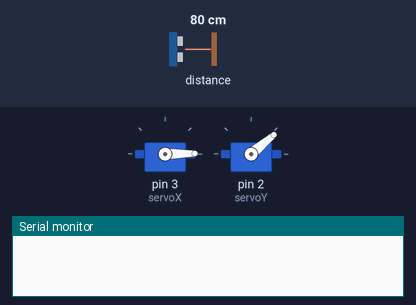
This sketch was run on a simulated Arduino Uno, built with avr-gcc and run on an emulated ATmega328P. Parts: 2 × servo, the last lines printed to the serial monitor. The inputs (shaded band) are chosen by the test bench; at power-on: distance to the obstacle 80 cm.

Above: at 0.01 s.
At 7.27 s:
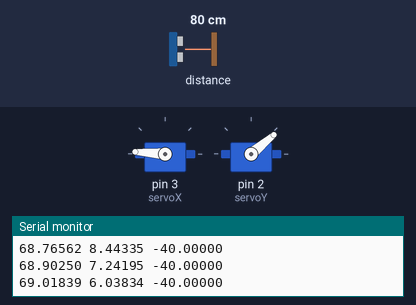
7.3 s: distance to the obstacle set to 2 cm
At 8.35 s:
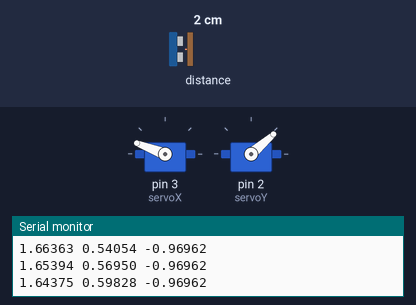
Timing chart, 0 to 16.3 s (numbered marks = the images above; inputs shaded):
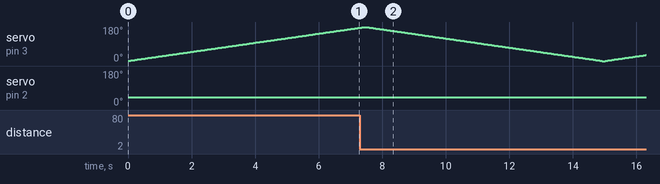

The sketch:

LidarScannerArduino.ino
```cpp
#include <Servo.h>
#include <LIDARLite.h>
#include <LiquidCrystal.h>

Servo servoX;
Servo servoY;
LIDARLite lidar;

// Minimum and maximum servo angle in degrees
// Modify to avoid hitting limits imposed by pan/tilt bracket geometry
int minPosX = 0;
int maxPosX = 180;
int minPosY = 40;
int maxPosY = 160;


int lastPosX = 0;
int lastPosY = 0;
int loopCount = 0;
int radius = 0;
int lastRadius = 0;

boolean scanning = true;
boolean scanDirection = true;
int scanIncrement = 1;
int posX = minPosX;
int posY = minPosY;
float pi = 3.14159265;
float deg2rad = pi / 180.0;

void setup() {


  lidar.begin(0, true);
  lidar.configure(0);
  servoX.attach(3);
  servoY.attach(2);
  servoX.write(posX);
  servoY.write(posY);
  Serial.begin(9600);
}

void loop() {
  if (scanning) {

    if (scanDirection) {
      posX += scanIncrement;
    } else {
      posX -= scanIncrement;
    }
    if (posX > maxPosX || posX < minPosX) {
      // hit limit X limit, reverse auto scan direction
      scanDirection = !scanDirection;
      posY += scanIncrement;
      if (posY > maxPosY) {
        // completed scan, reset and start again
        while (true) {
          delay(1000);
        }
      }
    }
  }

  posX = min(max(posX, minPosX), maxPosX);
  posY = min(max(posY, minPosY), maxPosY);
  bool moved = moveServos();


  loopCount += 1;
  if (loopCount % 100 == 0) {
    // recalibrate scanner every 100 scans
    radius = lidar.distance();
  } else {
    radius = lidar.distance(false);
  }
  if (abs(radius - lastRadius) > 2)
  {
    lastRadius = radius;

  }
  if (scanning || moved) {
    float azimuth = posX * deg2rad;
    float elevation = (180 - maxPosY + posY) * deg2rad;
    double x = radius * sin(elevation) * cos(azimuth);
    double y = radius * sin(elevation) * sin(azimuth);
    double z = radius * cos(elevation);
    Serial.println(String(-x, 5) + " " + String(y, 5) + " " + String(-z, 5));
  }


}

bool moveServos()
{
  bool moved = false;
  static int lastPosX;
  static int lastPosY;
  int delta = 0;
  if (posX != lastPosX) {
    delta += abs(posX - lastPosX);
    servoX.write(posX);
    lastPosX = posX;
    moved = true;
  }
  if (posY != lastPosY) {
    delta += abs(posY - lastPosY);
    servoY.write(posY);
    lastPosY = posY;
    moved = true;
  }

  delay(30);
  return moved;
}
```
